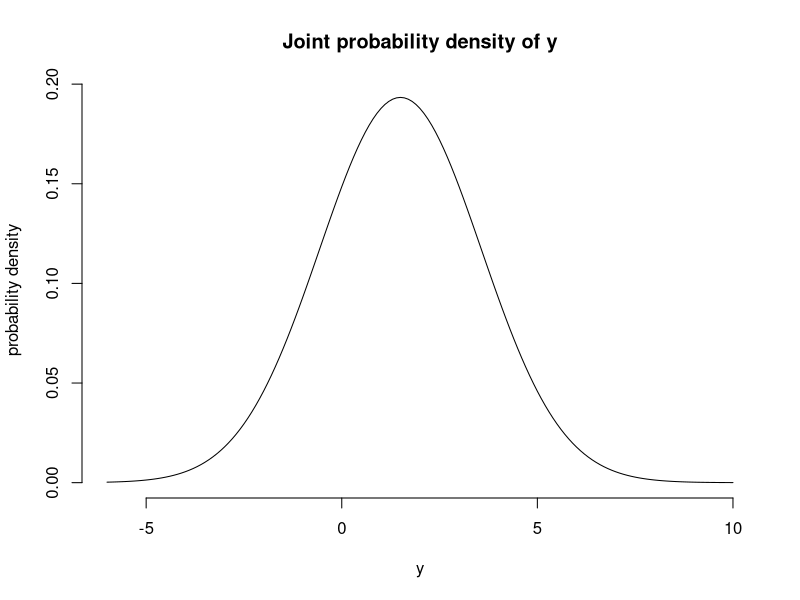

The R source for this figure:
## ---- chunk 1
knitr::opts_chunk$set(echo = TRUE, dpi = 300, comment = "#>")
## ---- chunk 2
y <- seq(-6, 10, 0.1)
d <- 0.5 * dnorm(y, 1, 2) + 0.5 * dnorm(y, 2, 2)
plot(y, d, type = "l", frame = FALSE, xlab = "y", ylab = "probability density", main = "Joint probability density of y")
## ---- chunk 3
(0.5 * dnorm(1, 1, 2)) / (0.5 * dnorm(1, 1, 2) + 0.5 * dnorm(1, 2, 2))
